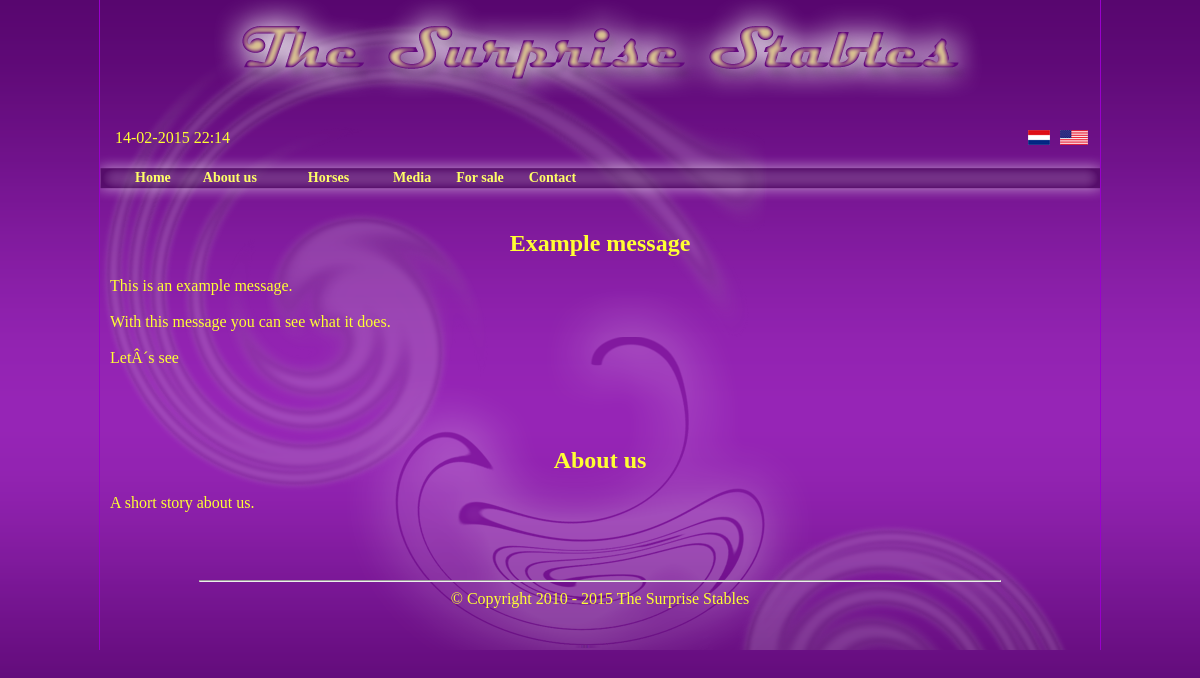
Page /about.php on the committed database.
### tables this page shows
CREATE TABLE IF NOT EXISTS `en_about` (
  `id` mediumint(9) NOT NULL AUTO_INCREMENT,
  `title` varchar(60) NOT NULL,
  `text` text NOT NULL,
  `stamp` int(11) NOT NULL,
  PRIMARY KEY (`id`)
);

### config/config.php (called while the page is built, shortened)
<?php
	$menu_set		=	"1";
	$main_lang		=	"en";
?>

### includes/incl.php (called while the page is built, shortened)
<?php
		if (empty($lang))
			{
    			$lang	=	$main_lang;
			}
?>

### about.php (the view, shortened to what this page needs)
<?php
	$data_id = "about";
include ('includes/incl.php');
if ($menu_set == 1)
		{
			include ('includes/menu.php');
		}
?>
<div class="overall_body">
   		<div id="body">
        	<div class="body_full">
<?php
				$tablename	=	"".$lang."_".$data_id."";
			$sql ="SELECT * FROM ".$tablename." ORDER BY id ASC";
    				$data = mysql_query($sql) or die(mysql_error());
					while($info = mysql_fetch_array( $data )){
						$title = $info['title'];
						$title = stripslashes($title);
    					$tekst = $info['text'];
						$tekst = stripslashes($tekst);
						$tekst = nl2br ($tekst);
		?>
        			<div class="textfield">
        <?php
				if (!empty($title) && !empty($tekst))
					{
					if (!empty($title))
						{
                    		echo "<h2>";
                    			echo $title;
                    		echo "</h2>";
						}
					?>
                    	<?php echo $tekst;?>
                    </div>
                    <div class="seperator">
                    </div>
<?php
						}
				}
?>
   </div>
   </div>
</div>

### style/common.css (style rules this page uses)
html, body { text-align : center; width : 100%; margin : 0px; padding : 0px; background-color: #290333; background-image: url(../images/body_bg.png); background-repeat: repeat; color : #ffff33; min-height : 100%; font-family : Comic Sans MF ; }
div.container { width : 1000px; min-height : 100%; height : auto; min-height : 650px; margin : 0px auto; padding : 0px; background-image: url(../images/container_bg.png); border-left : 1px solid #9900cc; border-right : 1px solid #9900cc; height : 100%; overflow : auto; *overflow : none; float : none; }
div.top { width : 100%; height : 125px; margin : 0 0 0 0; float : left; background-image: url(../images/header.png); background-repeat: no-repeat; }
div.footer { width : 100%; height : 40px; margin : 0 0 0 0; float : left; font-family : Comic Sans MF ; }
#language div.lang { width : 998px; height : 25px; margin : 0 0 0 0; line-height : 25px; float : left; }
#language div.selectflag { width : auto; height : 15px; float : right; margin-top : 5px; margin-right : 10px; border : none; cursor : pointer; }
#language img { border : none; }
#language div.time { width : auto; height : 25px; line-height : 25px; margin-left : 15px; float : left; }
#body div.body_full { width : 98%; height : auto; min-height : 300px; margin : 0 0 0 0; margin-left : 1%; float : left; text-align : justify; }
#body div.textfield { width : 100%; height : auto; position : relative; float : left; }
#body div.seperator { width : 100%; height : 50px; background-image: url(../images/seperator.png); background-repeat: no-repeat; margin-bottom : 10px; float : left; }
#body h2 { text-align : center; }
hr.footer { width : 80%; color : #909; }

### rows in the picture
en_about: title "Example message", text "This is an example message. With this message you can see what it does. LetÂ´s see"
en_about: title "About us", text "A short story about us."

### other values in the picture
$MM_home "Home"
$MM_about "About us"
$MM_horses "Horses"
$MM_media "Media"
$MM_sale "For sale"
$MM_contact "Contact"
